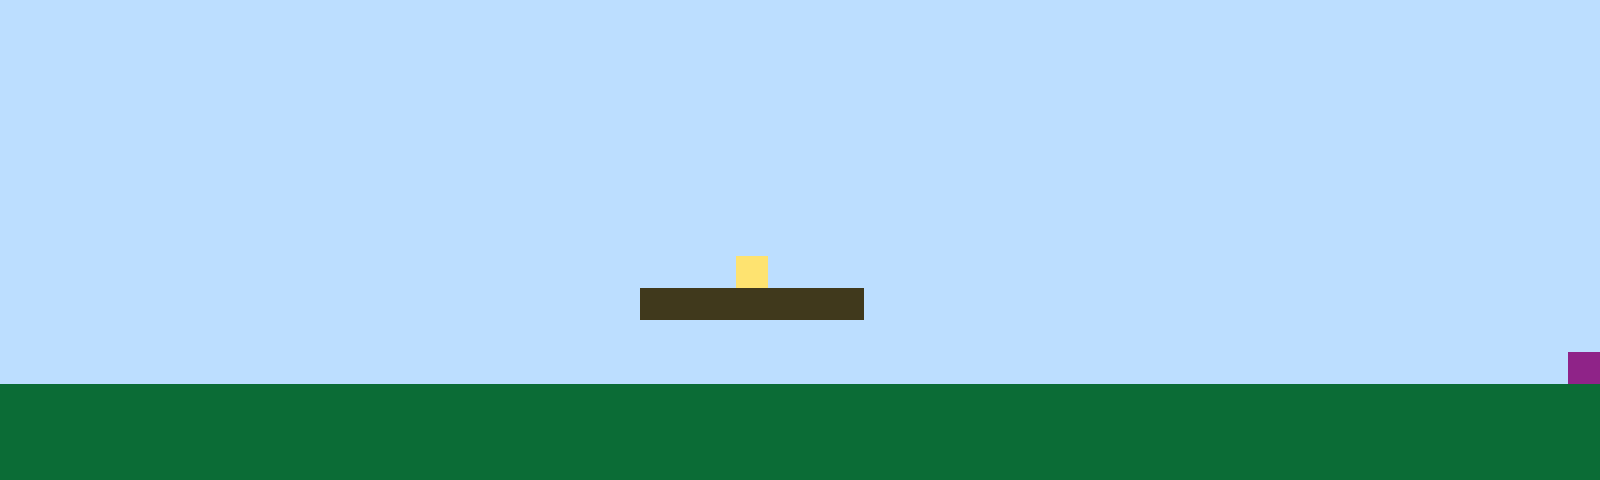

A 2D game scene composited from a Tiled map and its tileset images. What follows is a short description and the map's XML, with every tile layer's data as written:
An orthogonal 50x15 tile map with 32x32 px tiles, 1 tile layer (Tile Layer 1).

<map version="1.10" tiledversion="1.11.2" orientation="orthogonal" renderorder="right-up" width="50" height="15" tilewidth="32" tileheight="32" infinite="0" nextlayerid="2" nextobjectid="1"><editorsettings><export target="map1.csv" format="csv" /></editorsettings><tileset firstgid="1" name="sprites" tilewidth="32" tileheight="32" tilecount="6" columns="3"><image source="sprites.png" width="96" height="64" /></tileset><layer id="1" name="Tile Layer 1" width="50" height="15"><data encoding="csv">1,1,1,1,1,1,1,1,1,1,1,1,1,1,1,1,1,1,1,1,1,1,1,1,1,1,1,1,1,1,1,1,1,1,1,1,1,1,1,1,1,1,1,1,1,1,1,1,1,1,1,1,1,1,1,1,1,1,1,1,1,1,1,1,1,1,1,1,1,1,1,1,1,1,1,1,1,1,1,1,1,1,1,1,1,1,1,1,1,1,1,1,1,1,1,1,1,1,1,1,1,1,1,1,1,1,1,1,1,1,1,1,1,1,1,1,1,1,1,1,1,1,1,1,1,1,1,1,1,1,1,1,1,1,1,1,1,1,1,1,1,1,1,1,1,1,1,1,1,1,1,1,1,1,1,1,1,1,1,1,1,1,1,1,1,1,1,1,1,1,1,1,1,1,1,1,1,1,1,1,1,1,1,1,1,1,1,1,1,1,1,1,1,1,1,1,1,1,1,1,1,1,1,1,1,1,1,1,1,1,1,1,1,1,1,1,1,1,1,1,1,1,1,1,1,1,1,1,1,1,1,1,1,1,1,1,1,1,1,1,1,1,1,1,1,1,1,1,1,1,1,1,1,1,1,1,1,1,1,1,1,1,1,1,1,1,1,1,1,1,1,1,1,1,1,1,1,1,1,1,1,1,1,1,1,1,1,1,1,1,1,1,1,1,1,1,1,1,1,1,1,1,1,1,1,1,1,1,1,1,1,1,1,1,1,1,1,1,1,1,1,1,1,1,1,1,1,1,1,1,1,1,1,1,1,1,1,1,1,1,1,1,1,1,1,1,1,1,1,1,1,1,1,1,1,1,1,1,1,1,1,1,1,1,1,1,1,1,1,1,1,1,1,1,1,1,1,1,1,1,1,1,1,1,1,1,1,1,1,1,1,1,1,1,1,1,1,1,1,1,1,1,1,1,1,1,1,1,1,1,1,1,1,1,1,1,1,1,1,1,1,1,1,4,1,1,1,1,1,1,1,1,1,1,1,1,1,1,1,1,1,1,1,1,1,1,1,1,1,1,1,1,1,1,1,1,1,1,1,1,1,1,1,1,1,1,1,1,1,1,3,3,3,3,3,3,3,1,1,1,1,1,1,1,1,1,1,1,1,1,1,1,1,1,1,1,1,1,1,1,1,1,1,1,1,1,1,1,1,1,1,1,1,1,1,1,1,1,1,1,1,1,1,1,1,1,1,1,1,1,1,1,1,1,1,1,1,1,1,1,1,1,1,1,1,1,1,1,1,1,1,1,1,1,1,1,1,1,1,1,1,1,1,1,1,1,1,1,1,1,1,1,1,1,1,1,1,1,1,1,1,1,1,1,1,1,1,1,1,1,1,1,1,1,1,1,1,1,1,6,2,2,2,2,2,2,2,2,2,2,2,2,2,2,2,2,2,2,2,2,2,2,2,2,2,2,2,2,2,2,2,2,2,2,2,2,2,2,2,2,2,2,2,2,2,2,2,2,2,2,2,2,2,2,2,2,2,2,2,2,2,2,2,2,2,2,2,2,2,2,2,2,2,2,2,2,2,2,2,2,2,2,2,2,2,2,2,2,2,2,2,2,2,2,2,2,2,2,2,2,2,2,2,2,2,2,2,2,2,2,2,2,2,2,2,2,2,2,2,2,2,2,2,2,2,2,2,2,2,2,2,2,2,2,2,2,2,2,2,2,2,2,2,2,2,2,2,2,2,2</data></layer></map>
